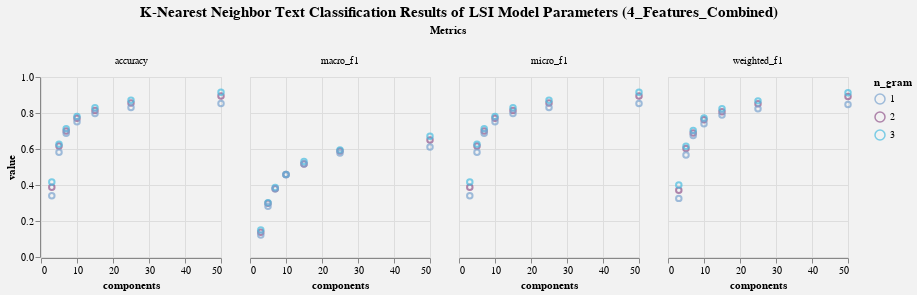

The code cell stored with this chart in its notebook:
### Code cell
range_ = ["#79A3CE", "#92568B","#49BCDF"]
alt.Chart(df1[df1['features'] ==  '4_features_combined']).mark_point().encode(
    x='components:Q',
    y='value:Q',
    color=alt.Color('n_gram:N',scale=alt.Scale(range=range_))
).properties(
    width=180,
    height=180
).facet(
    column='Metrics:N', title = "K-Nearest Neighbor Text Classification Results of LSI Model Parameters (4_Features_Combined)"
).configure(background='#F2F2F2').configure_title(fontSize=15,offset=5, orient='top', anchor='middle')

### Figure 1 — Vega-Lite specification as saved in the notebook (floating-point values rounded to 4 significant figures)
{"config": {"view": {"continuousWidth": 400, "continuousHeight": 300}, "background": "#F2F2F2", "title": {"anchor": "middle", "fontSize": 15, "offset": 5, "orient": "top"}}, "data": {"name": "data-ee85ff3db047e029f0f61e9058681854"}, "facet": {"column": {"type": "nominal", "field": "Metrics"}}, "spec": {"mark": "point", "encoding": {"color": {"type": "nominal", "field": "n_gram", "scale": {"range": ["#79A3CE", "#92568B", "#49BCDF"]}}, "x": {"type": "quantitative", "field": "components"}, "y": {"type": "quantitative", "field": "value"}}, "height": 180, "width": 180}, "title": "K-Nearest Neighbor Text Classification Results of LSI Model Parameters (4_Features_Combined)", "$schema": "https://vega.github.io/schema/vega-lite/v4.8.1.json", "datasets": {"data-ee85ff3db047e029f0f61e9058681854": [{"features": "4_features_combined", "components": 3, "n_gram": 2, "Metrics": "accuracy", "value": 0.3874}, {"features": "4_features_combined", "components": 5, "n_gram": 2, "Metrics": "accuracy", "value": 0.6169}, {"features": "4_features_combined", "components": 7, "n_gram": 2, "Metrics": "accuracy", "value": 0.6998}, {"features": "4_features_combined", "components": 10, "n_gram": 2, "Metrics": "accuracy", "value": 0.7703}, {"features": "4_features_combined", "components": 15, "n_gram": 2, "Metrics": "accuracy", "value": 0.8136}, {"features": "4_features_combined", "components": 25, "n_gram": 2, "Metrics": "accuracy", "value": 0.8562}, {"features": "4_features_combined", "components": 3, "n_gram": 3, "Metrics": "accuracy", "value": 0.4169}, {"features": "4_features_combined", "components": 5, "n_gram": 3, "Metrics": "accuracy", "value": 0.6271}, {"features": "4_features_combined", "components": 7, "n_gram": 3, "Metrics": "accuracy", "value": 0.7124}, {"features": "4_features_combined", "components": 10, "n_gram": 3, "Metrics": "accuracy", "value": 0.78}, {"features": "4_features_combined", "components": 15, "n_gram": 3, "Metrics": "accuracy", "value": 0.8286}, {"features": "4_features_combined", "components": 25, "n_gram": 3, "Metrics": "accuracy", "value": 0.8713}, {"features": "4_features_combined", "components": 50, "n_gram": 2, "Metrics": "accuracy", "value": 0.895}, {"features": "4_features_combined", "components": 50, "n_gram": 3, "Metrics": "accuracy", "value": 0.9147}, {"features": "4_features_combined", "components": 3, "n_gram": 1, "Metrics": "accuracy", "value": 0.3407}, {"features": "4_features_combined", "components": 5, "n_gram": 1, "Metrics": "accuracy", "value": 0.582}, {"features": "4_features_combined", "components": 7, "n_gram": 1, "Metrics": "accuracy", "value": 0.6875}, {"features": "4_features_combined", "components": 10, "n_gram": 1, "Metrics": "accuracy", "value": 0.751}, {"features": "4_features_combined", "components": 15, "n_gram": 1, "Metrics": "accuracy", "value": 0.7971}, {"features": "4_features_combined", "components": 25, "n_gram": 1, "Metrics": "accuracy", "value": 0.8304}, {"features": "4_features_combined", "components": 50, "n_gram": 1, "Metrics": "accuracy", "value": 0.8533}, {"features": "4_features_combined", "components": 3, "n_gram": 2, "Metrics": "macro_f1", "value": 0.1379}, {"features": "4_features_combined", "components": 5, "n_gram": 2, "Metrics": "macro_f1", "value": 0.2984}, {"features": "4_features_combined", "components": 7, "n_gram": 2, "Metrics": "macro_f1", "value": 0.3792}, {"features": "4_features_combined", "components": 10, "n_gram": 2, "Metrics": "macro_f1", "value": 0.4587}, {"features": "4_features_combined", "components": 15, "n_gram": 2, "Metrics": "macro_f1", "value": 0.5169}, {"features": "4_features_combined", "components": 25, "n_gram": 2, "Metrics": "macro_f1", "value": 0.5892}, {"features": "4_features_combined", "components": 3, "n_gram": 3, "Metrics": "macro_f1", "value": 0.1502}, {"features": "4_features_combined", "components": 5, "n_gram": 3, "Metrics": "macro_f1", "value": 0.3008}, {"features": "4_features_combined", "components": 7, "n_gram": 3, "Metrics": "macro_f1", "value": 0.3862}, {"features": "4_features_combined", "components": 10, "n_gram": 3, "Metrics": "macro_f1", "value": 0.459}, {"features": "4_features_combined", "components": 15, "n_gram": 3, "Metrics": "macro_f1", "value": 0.5302}, {"features": "4_features_combined", "components": 25, "n_gram": 3, "Metrics": "macro_f1", "value": 0.595}, {"features": "4_features_combined", "components": 50, "n_gram": 2, "Metrics": "macro_f1", "value": 0.6505}, {"features": "4_features_combined", "components": 50, "n_gram": 3, "Metrics": "macro_f1", "value": 0.6714}, {"features": "4_features_combined", "components": 3, "n_gram": 1, "Metrics": "macro_f1", "value": 0.1222}, {"features": "4_features_combined", "components": 5, "n_gram": 1, "Metrics": "macro_f1", "value": 0.2824}, {"features": "4_features_combined", "components": 7, "n_gram": 1, "Metrics": "macro_f1", "value": 0.3789}, {"features": "4_features_combined", "components": 10, "n_gram": 1, "Metrics": "macro_f1", "value": 0.4563}, {"features": "4_features_combined", "components": 15, "n_gram": 1, "Metrics": "macro_f1", "value": 0.5179}, {"features": "4_features_combined", "components": 25, "n_gram": 1, "Metrics": "macro_f1", "value": 0.5774}, {"features": "4_features_combined", "components": 50, "n_gram": 1, "Metrics": "macro_f1", "value": 0.6115}, {"features": "4_features_combined", "components": 3, "n_gram": 2, "Metrics": "micro_f1", "value": 0.3874}, {"features": "4_features_combined", "components": 5, "n_gram": 2, "Metrics": "micro_f1", "value": 0.6169}, {"features": "4_features_combined", "components": 7, "n_gram": 2, "Metrics": "micro_f1", "value": 0.6998}, {"features": "4_features_combined", "components": 10, "n_gram": 2, "Metrics": "micro_f1", "value": 0.7703}, {"features": "4_features_combined", "components": 15, "n_gram": 2, "Metrics": "micro_f1", "value": 0.8136}, {"features": "4_features_combined", "components": 25, "n_gram": 2, "Metrics": "micro_f1", "value": 0.8562}, {"features": "4_features_combined", "components": 3, "n_gram": 3, "Metrics": "micro_f1", "value": 0.4169}, {"features": "4_features_combined", "components": 5, "n_gram": 3, "Metrics": "micro_f1", "value": 0.6271}, {"features": "4_features_combined", "components": 7, "n_gram": 3, "Metrics": "micro_f1", "value": 0.7124}, {"features": "4_features_combined", "components": 10, "n_gram": 3, "Metrics": "micro_f1", "value": 0.78}, {"features": "4_features_combined", "components": 15, "n_gram": 3, "Metrics": "micro_f1", "value": 0.8286}, {"features": "4_features_combined", "components": 25, "n_gram": 3, "Metrics": "micro_f1", "value": 0.8713}, {"features": "4_features_combined", "components": 50, "n_gram": 2, "Metrics": "micro_f1", "value": 0.895}, {"features": "4_features_combined", "components": 50, "n_gram": 3, "Metrics": "micro_f1", "value": 0.9147}, {"features": "4_features_combined", "components": 3, "n_gram": 1, "Metrics": "micro_f1", "value": 0.3407}, {"features": "4_features_combined", "components": 5, "n_gram": 1, "Metrics": "micro_f1", "value": 0.582}, {"features": "4_features_combined", "components": 7, "n_gram": 1, "Metrics": "micro_f1", "value": 0.6875}, {"features": "4_features_combined", "components": 10, "n_gram": 1, "Metrics": "micro_f1", "value": 0.751}, {"features": "4_features_combined", "components": 15, "n_gram": 1, "Metrics": "micro_f1", "value": 0.7971}, {"features": "4_features_combined", "components": 25, "n_gram": 1, "Metrics": "micro_f1", "value": 0.8304}, {"features": "4_features_combined", "components": 50, "n_gram": 1, "Metrics": "micro_f1", "value": 0.8533}, {"features": "4_features_combined", "components": 3, "n_gram": 2, "Metrics": "weighted_f1", "value": 0.3712}, {"features": "4_features_combined", "components": 5, "n_gram": 2, "Metrics": "weighted_f1", "value": 0.603}, {"features": "4_features_combined", "components": 7, "n_gram": 2, "Metrics": "weighted_f1", "value": 0.689}, {"features": "4_features_combined", "components": 10, "n_gram": 2, "Metrics": "weighted_f1", "value": 0.762}, {"features": "4_features_combined", "components": 15, "n_gram": 2, "Metrics": "weighted_f1", "value": 0.807}, {"features": "4_features_combined", "components": 25, "n_gram": 2, "Metrics": "weighted_f1", "value": 0.8514}, {"features": "4_features_combined", "components": 3, "n_gram": 3, "Metrics": "weighted_f1", "value": 0.4005}, {"features": "4_features_combined", "components": 5, "n_gram": 3, "Metrics": "weighted_f1", "value": 0.6148}, {"features": "4_features_combined", "components": 7, "n_gram": 3, "Metrics": "weighted_f1", "value": 0.7029}, {"features": "4_features_combined", "components": 10, "n_gram": 3, "Metrics": "weighted_f1", "value": 0.7725}, {"features": "4_features_combined", "components": 15, "n_gram": 3, "Metrics": "weighted_f1", "value": 0.8232}, {"features": "4_features_combined", "components": 25, "n_gram": 3, "Metrics": "weighted_f1", "value": 0.8674}, {"features": "4_features_combined", "components": 50, "n_gram": 2, "Metrics": "weighted_f1", "value": 0.8914}, {"features": "4_features_combined", "components": 50, "n_gram": 3, "Metrics": "weighted_f1", "value": 0.9122}, {"features": "4_features_combined", "components": 3, "n_gram": 1, "Metrics": "weighted_f1", "value": 0.3256}, {"features": "4_features_combined", "components": 5, "n_gram": 1, "Metrics": "weighted_f1", "value": 0.5664}, {"features": "4_features_combined", "components": 7, "n_gram": 1, "Metrics": "weighted_f1", "value": 0.6751}, {"features": "4_features_combined", "components": 10, "n_gram": 1, "Metrics": "weighted_f1", "value": 0.7407}, {"features": "4_features_combined", "components": 15, "n_gram": 1, "Metrics": "weighted_f1", "value": 0.7885}, {"features": "4_features_combined", "components": 25, "n_gram": 1, "Metrics": "weighted_f1", "value": 0.8235}, {"features": "4_features_combined", "components": 50, "n_gram": 1, "Metrics": "weighted_f1", "value": 0.8473}]}}
